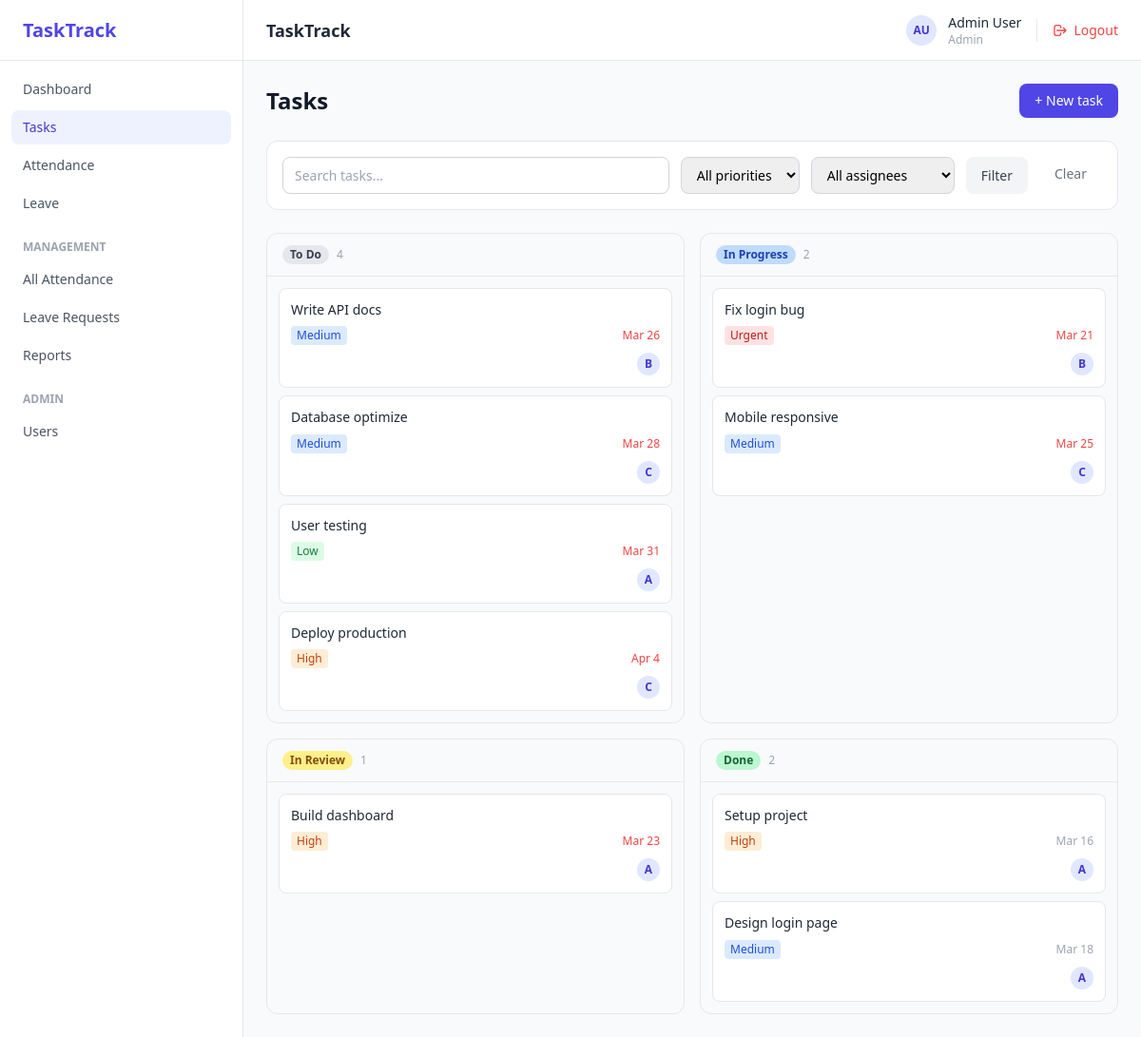
The app's page /?page=task/list (signed in) with its own data.
### tables this page shows
CREATE TABLE IF NOT EXISTS tasks (
    id          INT AUTO_INCREMENT PRIMARY KEY,
    title       VARCHAR(255) NOT NULL,
    description TEXT,
    status      ENUM('todo','in_progress','in_review','blocked','done') DEFAULT 'todo',
    priority    ENUM('low','medium','high','urgent') DEFAULT 'medium',
    assignee_id INT,
    created_by  INT NOT NULL,
    due_date    DATE,
    created_at  DATETIME DEFAULT CURRENT_TIMESTAMP,
    updated_at  DATETIME DEFAULT CURRENT_TIMESTAMP ON UPDATE CURRENT_TIMESTAMP,
    FOREIGN KEY (assignee_id) REFERENCES users(id) ON DELETE SET NULL,
    FOREIGN KEY (created_by)  REFERENCES users(id) ON DELETE CASCADE
);

CREATE TABLE IF NOT EXISTS users (
    id         INT AUTO_INCREMENT PRIMARY KEY,
    name       VARCHAR(100) NOT NULL,
    email      VARCHAR(150) NOT NULL UNIQUE,
    password   VARCHAR(255) NOT NULL,
    role       ENUM('admin','manager','staff') DEFAULT 'staff',
    created_at DATETIME DEFAULT CURRENT_TIMESTAMP
);

### init/init.php (called while the page is built, shortened)
<?php
function e($value)
{
    return htmlspecialchars((string) ($value ?? ''), ENT_QUOTES, 'UTF-8');
}
function priorityBadge($priority)
{
    $colors = [
        'low' => 'bg-green-100 text-green-700',
        'medium' => 'bg-blue-100 text-blue-700',
        'high' => 'bg-orange-100 text-orange-700',
        'urgent' => 'bg-red-100 text-red-700',
    ];
    return $colors[$priority] ?? 'bg-gray-100 text-gray-700';
}

### init/func/user.func.php (called while the page is built, shortened)
<?php
function loggedInUser()
{
    return $_SESSION['user'] ?? null;
}
function isManagerOrAdmin()
{
    return in_array(loggedInUser()['role'] ?? '', ['admin', 'manager']);
}
function getAllUsers()
{
    return getRows('SELECT * FROM users ORDER BY name');
}

### init/db.init.php (called while the page is built, shortened)
<?php
$db_host = 'localhost';
$db_name = 'tasktrack';
$db_user = 'root';
$db_pass = '';
function db()
{
    global $db_host, $db_name, $db_user, $db_pass;
    static $conn = null;
    if ($conn === null) {
        try {
            $conn = new PDO(
                "mysql:host=$db_host;dbname=$db_name;charset=utf8mb4",
                $db_user,
                $db_pass
            );
            $conn->setAttribute(PDO::ATTR_ERRMODE, PDO::ERRMODE_EXCEPTION);
            $conn->setAttribute(PDO::ATTR_DEFAULT_FETCH_MODE, PDO::FETCH_ASSOC);
        } catch (PDOException $e) {
            die('
                <div style="font-family:sans-serif;padding:40px;text-align:center">
                    <h2 style="color:red">Database Connection Failed</h2>
                    <p>' . $e->getMessage() . '</p>
                    <p>Please make sure MySQL is running in XAMPP</p>
                </div>
            ');
        }
    }
    return $conn;
}
function getRows($sql, $params = [])
{
    $stmt = db()->prepare($sql);
    $stmt->execute($params);
    return $stmt->fetchAll();
}

### page/task/list.php (the view, shortened to what this page needs)
<?php
$where = '1=1';
$params = [];
$tasks = getRows(
    "SELECT t.*, u.name AS assignee_name
     FROM tasks t
     LEFT JOIN users u ON t.assignee_id = u.id
     WHERE $where ORDER BY t.created_at DESC",
    $params
);
$columns = ['todo' => [], 'in_progress' => [], 'in_review' => [], 'done' => []];
foreach ($tasks as $task) {
    $s = $task['status'];
    if (isset($columns[$s]))
        $columns[$s][] = $task;
}
$users = getAllUsers();
?>
<div class="flex items-center justify-between mb-6">
    <h1 class="text-2xl font-semibold text-gray-900">Tasks</h1>
    <a href="./?page=task/create"
        class="px-4 py-2 bg-indigo-600 hover:bg-indigo-700 text-white text-sm font-medium rounded-lg">
        + New task
    </a>
</div>
<form method="GET" action="./" class="flex flex-wrap gap-3 mb-6 bg-white rounded-xl border border-gray-200 p-4">
    <input type="text" name="search" value="<?= e($_GET['search'] ?? '') ?>" placeholder="Search tasks..." class="flex-1 min-w-40 px-3 py-2 text-sm border border-gray-300 rounded-lg
                  focus:outline-none focus:ring-2 focus:ring-indigo-500">
    <select name="priority" class="px-3 py-2 text-sm border border-gray-300 rounded-lg
                   focus:outline-none focus:ring-2 focus:ring-indigo-500">
        <option value="">All priorities</option>
    </select>
    <?php if (isManagerOrAdmin()): ?>
        <select name="assignee_id" class="px-3 py-2 text-sm border border-gray-300 rounded-lg
                   focus:outline-none focus:ring-2 focus:ring-indigo-500">
            <option value="">All assignees</option>
        </select>
    <?php endif; ?>
    <button type="submit" class="px-4 py-2 bg-gray-100 hover:bg-gray-200 text-gray-700 text-sm font-medium rounded-lg">
        Filter
    </button>
    <a href="./?page=task/list" class="px-4 py-2 text-gray-500 text-sm">Clear</a>
</form>
<div x-data="kanban()" class="grid grid-cols-1 sm:grid-cols-2 xl:grid-cols-4 gap-4">
    <?php
    $col_labels = [
        'todo' => ['To Do', 'bg-gray-200 text-gray-700'],
        'in_progress' => ['In Progress', 'bg-blue-200 text-blue-800'],
        'in_review' => ['In Review', 'bg-yellow-200 text-yellow-800'],
        'done' => ['Done', 'bg-green-200 text-green-800'],
    ];
    foreach ($columns as $status => $col_tasks):
        ?>
        <div class="bg-gray-50 rounded-xl border border-gray-200 flex flex-col" x-on:dragover.prevent
            x-on:drop="drop($event, '<?= $status ?>')">
            <div class="flex items-center gap-2 px-4 py-3 border-b border-gray-200">
                <span class="text-xs font-semibold px-2 py-0.5 rounded-full <?= $col_labels[$status][1] ?>">
                    <?= $col_labels[$status][0] ?>
                </span>
                <span class="text-xs text-gray-400">
                    <?= count($col_tasks) ?>
                </span>
            </div>
            <div class="flex-1 p-3 space-y-2 min-h-24">
                <?php foreach ($col_tasks as $task): ?>
                    <div class="bg-white rounded-lg border border-gray-200 p-3 cursor-grab
                        hover:border-indigo-300 transition-colors" draggable="true"
                        x-on:dragstart="dragStart($event, <?= $task['id'] ?>)">
                        <a href="./?page=task/show&id=<?= $task['id'] ?>" class="block">
                            <p class="text-sm font-medium text-gray-800 leading-snug mb-2">
                                <?= e($task['title']) ?>
                            </p>
                            <div class="flex items-center justify-between">
                                <span class="text-xs px-1.5 py-0.5 rounded <?= priorityBadge($task['priority']) ?>">
                                    <?= ucfirst($task['priority']) ?>
                                </span>
                                <?php if ($task['due_date']): ?>
                                    <?php $overdue = strtotime($task['due_date']) < time() && $task['status'] !== 'done'; ?>
                                    <span class="text-xs <?= $overdue ? 'text-red-500 font-medium' : 'text-gray-400' ?>">
                                        <?= date('M j', strtotime($task['due_date'])) ?>
                                    </span>
                                <?php endif; ?>
                            </div>
                            <?php if ($task['assignee_name']): ?>
                                <div class="mt-2 flex justify-end">
                                    <div class="w-6 h-6 rounded-full bg-indigo-100 flex items-center
                                    justify-center text-indigo-700 text-xs font-bold">
                                        <?= e(strtoupper(substr($task['assignee_name'], 0, 1))) ?>
                                    </div>
                                </div>
                            <?php endif; ?>
                        </a>
                    </div>
                <?php endforeach; ?>
            </div>
        </div>
    <?php endforeach; ?>
</div>

### include/header.inc.php (style rules this page uses)
html, body { height: 100%; margin: 0; padding: 0; }

### records on screen
tasks: title "Write API docs", priority "Medium", due_date "Mar 26", assignee.name "B"
tasks: title "Database optimize", priority "Medium", due_date "Mar 28", assignee.name "C"
tasks: title "User testing", priority "Low", due_date "Mar 31", assignee.name "A"
tasks: title "Deploy production", priority "High", due_date "Apr 4", assignee.name "C"
tasks: title "Fix login bug", priority "Urgent", due_date "Mar 21", assignee.name "B"
tasks: title "Mobile responsive", priority "Medium", due_date "Mar 25", assignee.name "C"
tasks: title "Build dashboard", priority "High", due_date "Mar 23", assignee.name "A"
tasks: title "Setup project", priority "High", due_date "Mar 16", assignee.name "A"
tasks: title "Design login page", priority "Medium", due_date "Mar 18", assignee.name "A"

### other values on screen
$item['label'] "Dashboard"
$item['label'] "Tasks"
$item['label'] "Attendance"
$item['label'] "Leave"
$page_title "TaskTrack"
getInitials($me['name']) "AU"
$me['name'] "Admin User"
$me['role'] "Admin"
$col_labels[$status][0] "To Do"
count($col_tasks) "4"
$col_labels[$status][0] "In Progress"
count($col_tasks) "2"
$col_labels[$status][0] "In Review"
count($col_tasks) "1"
$col_labels[$status][0] "Done"
